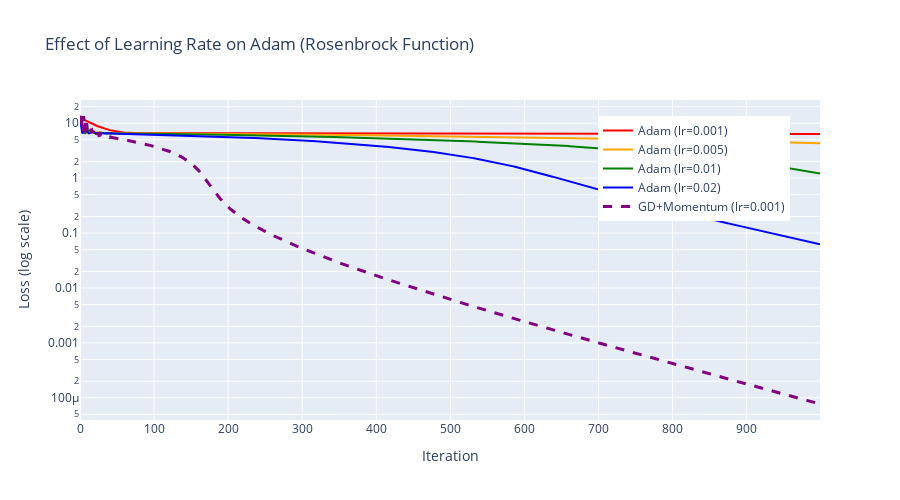

This figure's notebook cell:
### Code cell
# Visualize learning rate effect on Adam
fig = go.Figure()

# Plot loss curves for different learning rates
colors_lr = ['red', 'orange', 'green', 'blue']
for (lr, result), color in zip(rosenbrock_adam_results.items(), colors_lr):
    fig.add_trace(go.Scatter(
        x=list(range(len(result['losses']))),
        y=result['losses'],
        mode='lines',
        name=f'Adam (lr={lr})',
        line=dict(color=color, width=2)
    ))

# Add GD+Momentum for comparison
fig.add_trace(go.Scatter(
    x=list(range(len(gd_momentum_result['losses']))),
    y=gd_momentum_result['losses'],
    mode='lines',
    name='GD+Momentum (lr=0.001)',
    line=dict(color='purple', width=3, dash='dash')
))

fig.update_yaxes(type="log")
fig.update_layout(
    title="Effect of Learning Rate on Adam (Rosenbrock Function)",
    xaxis_title="Iteration",
    yaxis_title="Loss (log scale)",
    height=500,
    hovermode='x unified',
    legend=dict(x=0.7, y=0.95)
)

fig.show()

print("\nKey Observation:")
print("- Higher learning rates help Adam escape the plateau faster")
print("- But GD+Momentum's momentum term gives it an edge in narrow valleys")
print("- Adam with lr=0.02 gets 800x closer to the optimum than Adam with lr=0.001!")

### Figure 1 — Plotly figure (JSON) as saved in the notebook; plotly's stock layout.template omitted (floating-point values rounded to 4 significant figures; data arrays with more than 128 entries replaced by an {"elided": "..."} marker saying what was removed)
{"data": [{"line": {"color": "red", "width": 2}, "mode": "lines", "name": "Adam (lr=0.001)", "type": "scatter", "x": {"elided": "1000 int values"}, "y": {"elided": "1000 float values"}}, {"line": {"color": "orange", "width": 2}, "mode": "lines", "name": "Adam (lr=0.005)", "type": "scatter", "x": {"elided": "1000 int values"}, "y": {"elided": "1000 float values"}}, {"line": {"color": "green", "width": 2}, "mode": "lines", "name": "Adam (lr=0.01)", "type": "scatter", "x": {"elided": "1000 int values"}, "y": {"elided": "1000 float values"}}, {"line": {"color": "blue", "width": 2}, "mode": "lines", "name": "Adam (lr=0.02)", "type": "scatter", "x": {"elided": "1000 int values"}, "y": {"elided": "1000 float values"}}, {"line": {"color": "purple", "dash": "dash", "width": 3}, "mode": "lines", "name": "GD+Momentum (lr=0.001)", "type": "scatter", "x": {"elided": "1000 int values"}, "y": {"elided": "1000 float values"}}], "layout": {"height": 500, "hovermode": "x unified", "legend": {"x": 0.7, "y": 0.95}, "title": {"text": "Effect of Learning Rate on Adam (Rosenbrock Function)"}, "xaxis": {"title": {"text": "Iteration"}}, "yaxis": {"title": {"text": "Loss (log scale)"}, "type": "log"}}}
